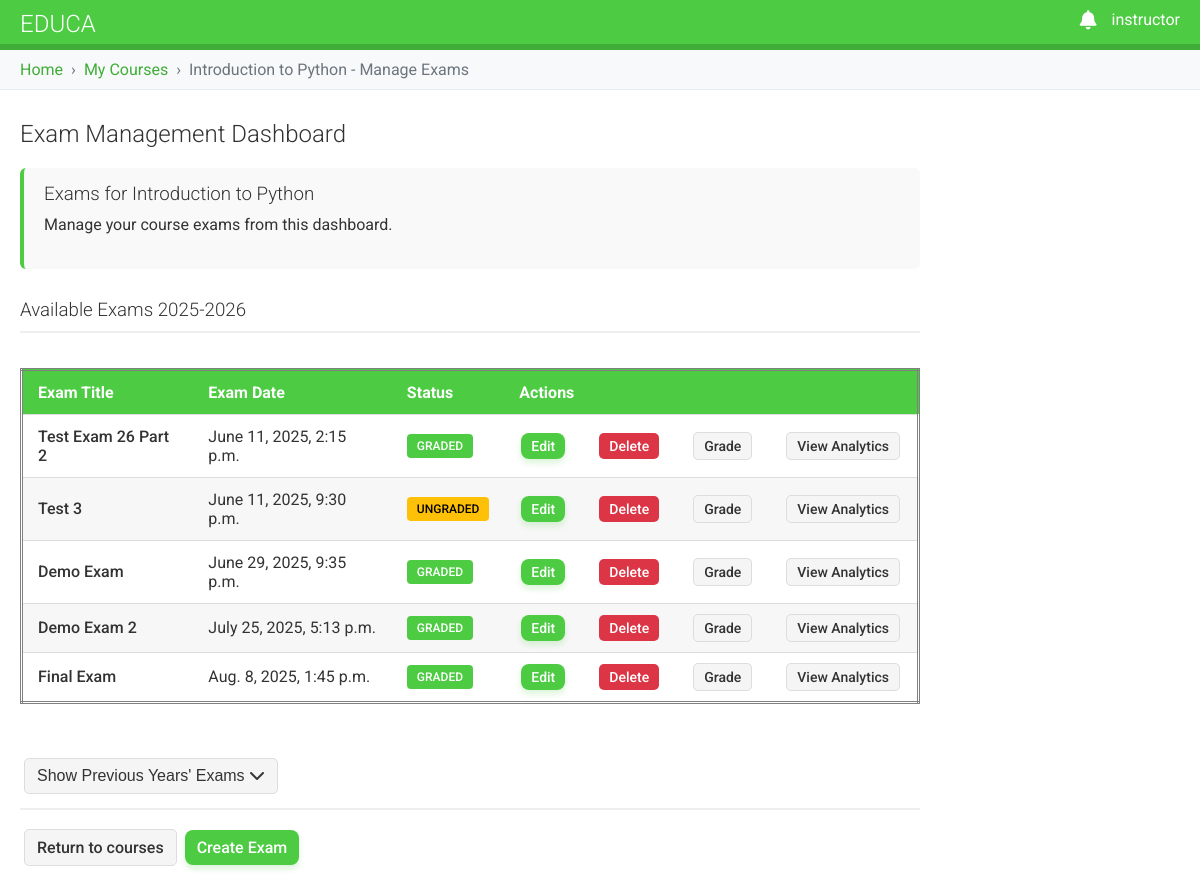
Page /course/3/exams/manage/ (signed in) on the committed database.
### courses/models.py (models this page shows, shortened)
class Course(models.Model):
    owners = models.ManyToManyField(User,
                                    related_name='courses_created',
                                    blank=True)
    subject = models.ForeignKey(Subject,
                                related_name='courses',
                                on_delete=models.CASCADE)
    title = models.CharField(max_length=200)
    slug = models.SlugField(max_length=200,
                            unique=True,
                            auto_created=True)
    overview = models.TextField()
    duration = models.TextField(blank=True)
    created = models.DateTimeField(auto_now_add=True) #set when new object is created
    price = models.DecimalField(max_digits=10,decimal_places=2, default=0)
    order = models.PositiveIntegerField(default=0,)
    class Meta:
        ordering = ['order'] # - means descending order

class AcademicYear(models.Model):
    name = models.CharField(max_length=9, help_text="Academic year in format YYYY-YYYY (e.g. 2024-2025)")
    start_date = models.DateField()
    end_date = models.DateField()
    is_current = models.BooleanField(default=False)
    class Meta:
        ordering = ['-start_date']

class Exam(models.Model):
    title = models.CharField(max_length=200)
    description = models.TextField(blank=True,null=True)
    duration = models.DurationField(blank=True,null=True)
    start_time = models.DateTimeField(blank=True,null=True)
    end_time = models.DateTimeField(blank=True,null=True)
    passing_score = models.DecimalField(max_digits=5,decimal_places=2,blank=True,null=True)
    total_score = models.DecimalField(max_digits=5,decimal_places=2,blank=True,null=True)
    attempts_allowed = models.PositiveIntegerField(blank=True,null=True)
    is_active = models.BooleanField(default=False)
    is_graded = models.BooleanField(default=False)
    is_final = models.BooleanField(default=False, help_text="Mark this exam as the final exam for the course.")
    guid = models.UUIDField(unique=True,default=uuid.uuid4,editable=False)
    course = models.ForeignKey(Course,
                                related_name='exams',
                                on_delete=models.CASCADE)
    academic_year = models.ForeignKey(AcademicYear,on_delete=models.CASCADE,related_name='exams')

### courses/views.py (the view)
class ExamsListView(LoginRequiredMixin, UserPassesTestMixin, ListView):
    model = Exam
    context_object_name = 'exams'
    template_name = 'exams/exam_manage.html'
    def get_context_data(self, **kwargs):
        context = super().get_context_data(**kwargs)
        course_id = self.kwargs.get('course_id')
        context['course_id'] = course_id
        context['course_title'] = Course.objects.get(id=context['course_id']).title
        all_exams = Exam.objects.filter(course_id=course_id)
        current_year = AcademicYear.objects.filter(is_current=True).first()
        current_year_exams = all_exams.filter(academic_year=current_year) if current_year else []
        previous_years_exams = {}
        if current_year:
            previous_years = AcademicYear.objects.filter(~Q(id=current_year.id)).order_by('-start_date')
            for year in previous_years:
                year_exams = all_exams.filter(academic_year=year)
                if year_exams.exists():
                    previous_years_exams[year] = year_exams
        context['current_year'] = current_year
        context['current_year_exams'] = current_year_exams
        context['previous_years_exams'] = previous_years_exams
        return context
    def test_func(self):
        course_id = self.kwargs.get('course_id')
        course = get_object_or_404(Course, id=course_id)
        course_owners = course.owners.all()
        is_superuser = self.request.user.is_superuser
        is_owner = self.request.user in course_owners
        return is_superuser or is_owner

### courses/context_processors.py (called while the page is built)
def is_instructor_processor(request):
    if request.user.is_authenticated:
        is_instructor = request.user.groups.filter(name="Instructors").exists()
    else:
        is_instructor = False
    return {"is_instructor": is_instructor}

### educa/context_processors.py (called while the page is built)
def notifications_processor(request):
    if request.user.is_authenticated:
        unread_notifications = Notification.objects.filter(user=request.user,
                                                           is_read=False).order_by('-created_at')[:5]
        unread_count = Notification.objects.filter(user=request.user,
                                                   is_read=False).count()
        return {
            'unread_notifications': unread_notifications,
            'unread_count': unread_count,
        }
    return {
        'unread_notifications': [],
        'unread_count': 0,
    }

### courses/templates/exams/exam_manage.html (shortened to what this page needs)
{% extends 'base.html' %}
{% block content %}
    <div class="container">
        <div class="module exam-console">
            <h2>Exam Management Dashboard</h2>
            <div class="exam-status-card">
                <h3>Exams for {{ course_title }}</h3>
                <p>Manage your course exams from this dashboard.</p>
            </div>
            <div class="section-header">
                <h3>Available Exams {{ current_year.name }}</h3>
            </div>
            {% if current_year_exams %}
                <div class="table-responsive">
                    <table class="table">
                        <thead>
                        <tr>
                            <th>Exam Title</th>
                            <th>Exam Date</th>
                            <th>Status</th>
                            <th colspan="4">Actions</th>
                        </tr>
                        </thead>
                        <tbody>
                        {% for exam in current_year_exams %}
                            <tr>
                                <td>
                                    <a href="{% url 'exam_add_questions' course_id exam.id %}">
                                        {{ exam.title }}
                                    </a>
                                </td>
                                <td>{{ exam.start_time }}</td>
                                <td>
                                    {% if exam.is_graded %}
                                        <span class="badge badge-success">Graded</span>
                                    {% else %}
                                        <span class="badge badge-warning">Ungraded</span>
                                    {% endif %}
                                </td>
                                <td><a href="{% url 'exam_update' course_id exam.id %}" class="btn btn-sm btn-primary">Edit</a>
                                </td>
                                <td><a href="{% url 'exam_delete' course_id exam.id %}" class="btn btn-sm btn-danger">Delete</a>
                                </td>
                                <td><a href="{% url 'grade_management_console' course_id exam.id %}"
                                       class="btn btn-sm btn-secondary">Grade</a></td>
                                <td><a href="{% url 'exam_analytics' course_id exam.id %}" class="btn btn-sm btn-secondary">View Analytics</a></td>
                            </tr>
                        {% endfor %}
                        </tbody>
                    </table>
                </div>
            {% else %}
                <div class="no-data-message">
                    <p>There are no exams for the current academic year.</p>
                </div>
            {% endif %}
            {% if previous_years_exams %}
            	<div class="section-header mt-4">
                    <button  id="togglePreviousYearsBtn" class="btn btn-secondary" type="button">
                        Show Previous Years' Exams <i class="fas fa-chevron-down toggle-icon"></i>
                    </button>
                </div>
            {% endif %}
            <div class="actions" style="padding: 0">
                <a href="{% url 'manage_course_list' %}" class="btn btn-secondary">Return to courses</a>
                <a href="{% url 'exam_create' course_id %}" class="btn btn-primary">Create Exam</a>
            </div>
        </div>
    </div>
{% endblock %}

### courses/templates/base.html (shortened to what this page needs)
{% load static %}
<!DOCTYPE html>
<html>
<head>
    <link href="{% static "css/base.css" %}" rel="stylesheet">
    <link rel="stylesheet" href="https://cdnjs.cloudflare.com/ajax/libs/font-awesome/6.4.0/css/all.min.css">
</head>
<body>
<div id="header">
    <a href="/" class="logo">Educa</a>
    <ul class="menu">
        {% if request.user.is_authenticated %}
            <li class="notification-dropdown">
                <a class="dropdown" href="#">
                    <i class="fas fa-bell notification-bell"></i>
                </a>
            </li>
            <li class="profile-dropdown">
                <a class="dropdown" href="">{{ request.user.username }}</a>
            </li>
        {% else %}
            <li><a href="{% url "login" %}">Sign in</a></li>
            <li><a href="{% url 'student_registration' %}">Register</a></li>
        {% endif %}
    </ul>
</div>
<div id="breadcrumbs">
    <div class="container">
        <ul class="breadcrumb">
            {% block breadcrumbs %}
                {% for crumb in breadcrumbs %}
                    {% if not forloop.last %}
                        <li><a href="{{ crumb.url }}">{{ crumb.name }}</a></li>
                    {% else %}
                        <li class="active">{{ crumb.name }}</li>
                    {% endif %}
                {% endfor %}
            {% endblock %}
        </ul>
    </div>
</div>
<div id="content" class="{% block content_class %}block-layout{% endblock %}">
    {% block content %}
    {% endblock %}
</div>
</body>
</html>

### courses/static/css/base.css (style rules this page uses)
html { width: 100%; max-width: 100%; overflow-x: hidden; margin: 0; padding: 0; }
body { margin: 0; font-family: 'Roboto', sans-serif; font-weight: 400; color: #333; width: 100%; grid-template-columns: auto auto; }
a { color: #3fad37; text-decoration: none; }
ul { float: none; }
h1, h2, h3, h4, h5, h6 { font-family: 'Roboto', sans-serif; font-weight: 300; }
.module { padding: 10px 20px; width: auto; grid-column: 2; grid-row: 2; }
.module h3 { margin: 20px 0 0; padding: 0; width: 100%; }
.module p { margin: 10px 0 20px; width: 100%; }
#header { background: #4dcc43; overflow: visible; padding: 10px 20px; border-bottom: 6px solid #3fad37; width: 100%; box-sizing: border-box; position: relative; left: 0; right: 0; margin: 0; min-height: 50px; }
#header .logo { text-decoration: none; font-family: 'Roboto', sans-serif; font-weight: 300; text-transform: uppercase; font-size: 24px; color: #fff; float: left; }
#header a { color: #fff; }
#header .menu { list-style: none; float: right; margin: 0; padding: 0; display: flex; gap: 15px; }
button, a.secondary-button { border-radius: 5px; background: #4dcc43; color: #fff; font-size: 16px; border: none; text-align: center; display: inline-block; cursor: pointer; text-decoration: none; margin: 0; }
.table { border-style: double; width: 100%; border-collapse: collapse; margin-top: 20px; margin-bottom: 20px; }
.table .btn { margin: 2px; min-width: 70px; text-align: center; }
.table td, .table th { vertical-align: middle; }
.table td:first-child a { font-weight: 500; color: #333; }
.table th, .table td { padding: 12px 15px; text-align: left; border-bottom: 1px solid #ddd; }
.table th { background-color: #4dcc43; color: white; font-weight: bold; }
.table tr:nth-child(even) { background-color: #f7f7f7; }
.btn { padding: 8px 12px; margin: 4px; cursor: pointer; text-decoration: none; color: white; border: none; text-wrap: nowrap; border-radius: 5px; font-size: 16px; font-weight: 500; transition: all 0.3s ease; }
.btn-primary { background-color: #4dcc43; color: white; border-radius: 8px; box-shadow: 0 4px 6px rgba(77, 204, 67, 0.2); transition: all 0.3s ease; }
.btn-secondary { background-color: #6c757d; }
.btn-danger { background-color: #dc3545; }
.btn-sm { padding: 5px 10px; font-size: 0.875rem; }
.actions { display: flex; align-items: center; padding: 0 20px; }
.exam-console { max-width: 900px; }
.exam-status-card { background-color: #f9f9f9; padding: 15px 20px; border-radius: 6px; margin-bottom: 25px; border-left: 4px solid #4dcc43; }
.exam-status-card h3 { margin-top: 0; color: #333; }
.section-header { margin: 30px 0 15px 0; border-bottom: 2px solid #eee; padding-bottom: 10px; }
.table-responsive { overflow-x: auto; }
.badge { display: inline-block; padding: 5px 10px; border-radius: 4px; font-size: 12px; font-weight: 500; text-transform: uppercase; }
.badge-success { background-color: #4dcc43; color: white; }
.badge-warning { background-color: #ffc107; color: #333; }
.badge-warning { background-color: #ffc107; color: black; }
#breadcrumbs { background-color: #f8f9fa; padding: 10px 20px; border-bottom: 1px solid #e9ecef; width: 100%; box-sizing: border-box; }
.breadcrumb { list-style: none; margin: 0; padding: 0; display: flex; flex-wrap: wrap; }
.breadcrumb li { display: inline-flex; align-items: center; margin: 0; padding: 0; }
.breadcrumb li:not(:last-child)::after { content: "›"; margin: 0 8px; color: #6c757d; }
.breadcrumb li a { color: #3fad37; text-decoration: none; }
.breadcrumb li.active { color: #6c757d; }
.notification-dropdown { position: relative; text-align: right; }
.notification-bell { font-size: 1.2em; display: inline-block; }
.dropdown { position: relative; }
li.profile-dropdown { position: relative; text-align: right; }
.btn-secondary { background-color: #f5f5f5; color: #333; border: 1px solid #ddd; }

### rows in the picture
Course: title "Introduction to Python"
AcademicYear: name "2025-2026"
Exam: title "Test Exam 26 Part 2", start_time "June 11, 2025, 2:15 p.m.", is_graded "GRADED"
Exam: title "Test 3", start_time "June 11, 2025, 9:30 p.m.", is_graded "UNGRADED"
Exam: title "Demo Exam", start_time "June 29, 2025, 9:35 p.m.", is_graded "GRADED"
Exam: title "Demo Exam 2", start_time "July 25, 2025, 5:13 p.m.", is_graded "GRADED"
Exam: title "Final Exam", start_time "Aug. 8, 2025, 1:45 p.m.", is_graded "GRADED"

### other values in the picture
{{ request.user.username }} "instructor"
{{ crumb.name }} "Home" "My Courses"
{{ crumb.name }} "Introduction to Python - Manage Exams"
